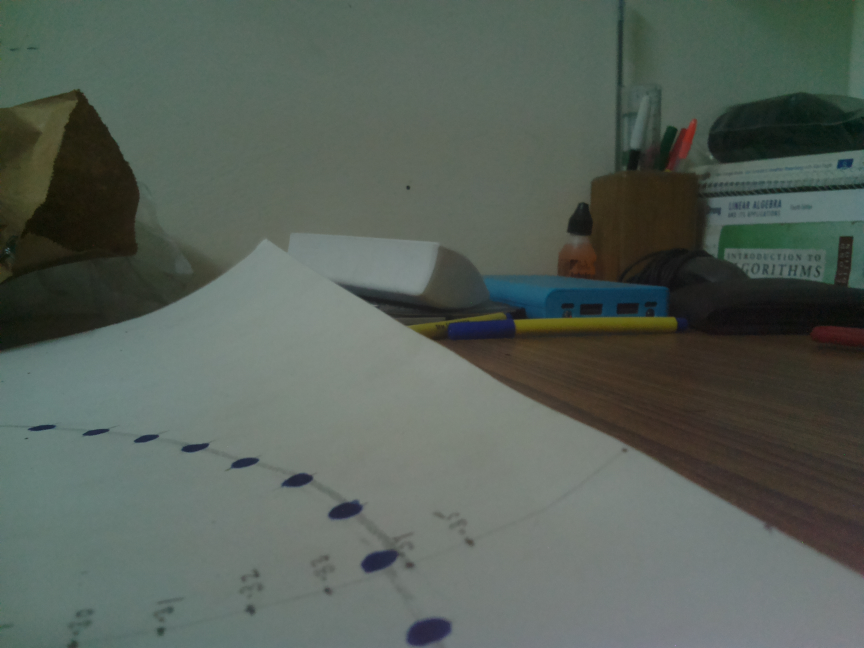
#> input picture circle1.jpg, 2592 x 1944 px (shown at 1/3 size)
$ jupyter execute working_notebook.ipynb   (shell and % lines are left out)   (older library calls are emulated)
#> lines starting #> are read from the running program, lines starting #| are printed output that depends on the picture; after the words box and inside, x2 and y2 are one past the last pixel; in counts of white or black regions, pixels touching at a corner belong together
[cell 1]
import cv2
import time
import numpy as np
import matplotlib.pyplot as plt

    # Helper functions for color space change
def bgr_to_rgb(self,image):
    return cv2.cvtColor(image, cv2.COLOR_BGR2RGB)
def rgb_to_gray(self,image):
    return cv2.cvtColor(image,cv2.COLOR_RGB2GRAY)
def rgb_to_hls(self,image):
    return cv2.cvtColor(image,cv2.COLOR_RGB2HLS)
def rgb_to_hsv(self,image):
    return cv2.cvtColor(image,cv2.COLOR_RGB2HSV)

    # Helper function to perform perspective transform
# [49 lines left out: functions perspective_transform, show_image, findCentroids, run, not called in this run]

[cell 2]
im_name = 'circle1.jpg'
image = cv2.resize(cv2.cvtColor(cv2.imread(im_name), cv2.COLOR_BGR2RGB), (800,400))
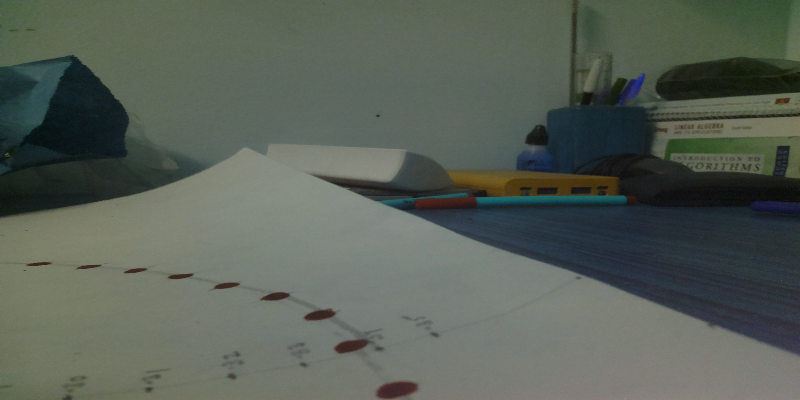
#> image: shape (400, 800, 3); mean B, G, R 86.8, 96.2, 88.3

src = np.float32([[250,400],[250,270],[550,270],[550,400]])
dst = np.float32([[250,400],[250,0],[550,0],[550,400]])

M = cv2.getPerspectiveTransform(src, dst)
Minv = cv2.getPerspectiveTransform(dst, src)
img_size = (image.shape[1], image.shape[0])
#> img_size = (800, 400)
rgb_warped = cv2.warpPerspective(image, M, img_size, flags = cv2.INTER_LINEAR)
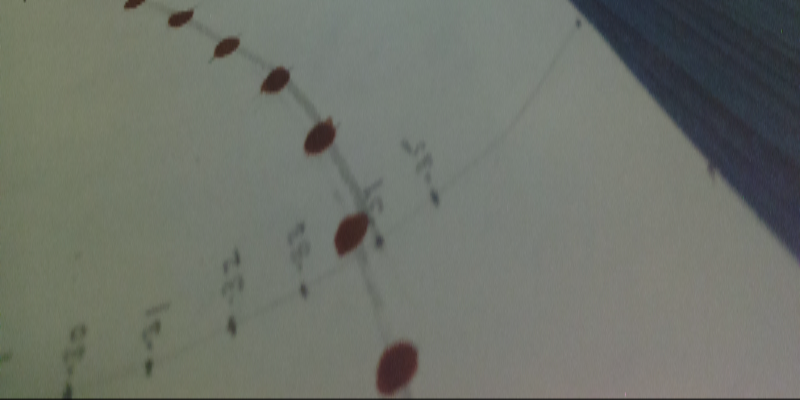
#> rgb_warped: shape (400, 800, 3); mean B, G, R 105.7, 114.1, 110.1

[cell 3]
rgb_warped_hsv = cv2.cvtColor(rgb_warped, cv2.COLOR_RGB2HSV)
#> rgb_warped_hsv: shape (400, 800, 3); mean H, S, V 70.7, 28.1, 115.6
blurred = cv2.GaussianBlur(rgb_warped_hsv, (3,3), 0)
#> blurred: shape (400, 800, 3); mean H, S, V 70.7, 28.2, 115.7
rgb_h = blurred[:,:,0]
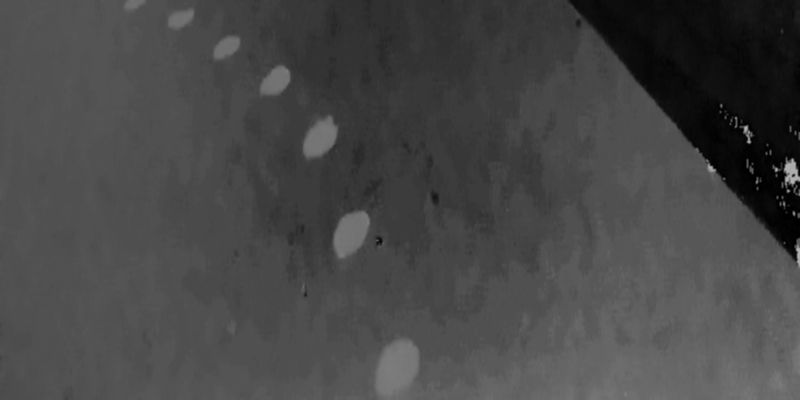
#> rgb_h: shape (400, 800); min 0, max 178, mean 70.7
rgb_s = blurred[:,:,1]
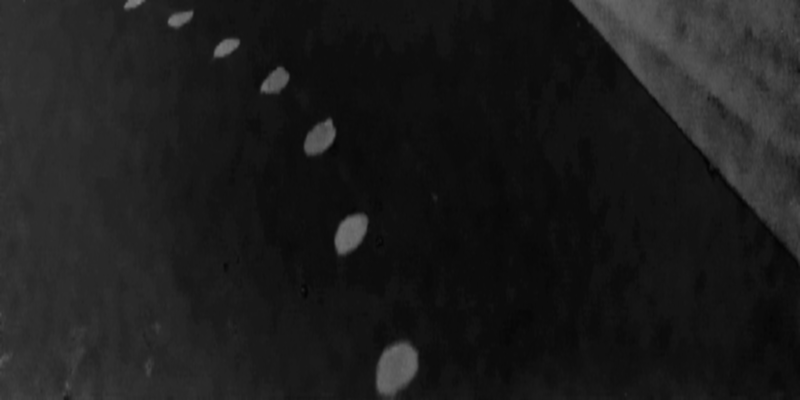
#> rgb_s: shape (400, 800); min 4, max 131, mean 28.2
_, binary_thresh_s = cv2.threshold(rgb_h, 80, 90, cv2.THRESH_BINARY)
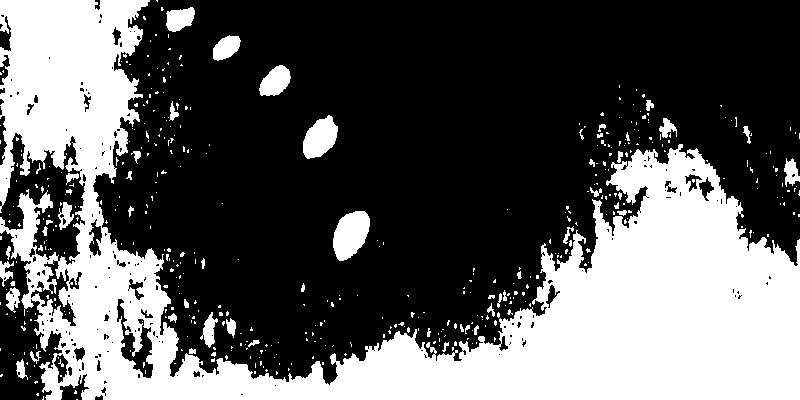
#> binary_thresh_s: shape (400, 800); values 0 (black) and 90 (white), 35.7% white; 467 white regions (412 under 20 px), largest, box (x1, y1, x2, y2) and area: (0, 0, 800, 400) 105136, (333, 211, 370, 261) 1318, (303, 115, 338, 159) 1027
_, binary_thresh_h = cv2.threshold(rgb_h, 100, 255, cv2.THRESH_BINARY)
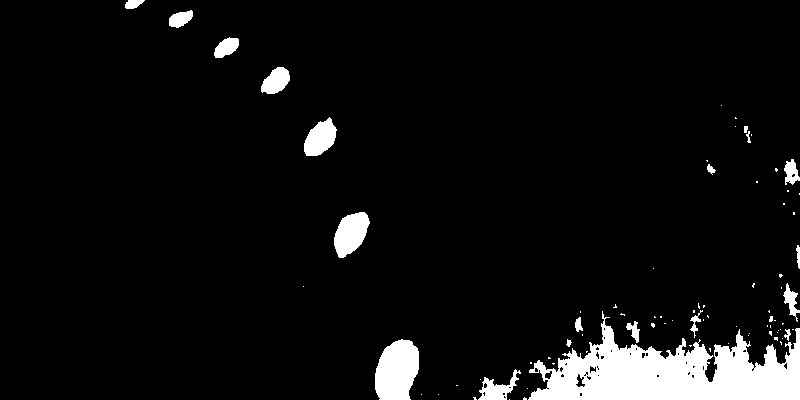
#> binary_thresh_h: shape (400, 800); 6.2% white; 82 white regions (61 under 20 px), largest, box (x1, y1, x2, y2) and area: (528, 311, 800, 400) 12613, (375, 339, 419, 400) 2132, (334, 212, 370, 258) 1107
new = cv2.bitwise_and(binary_thresh_s, binary_thresh_h)
kernel = np.ones((5,5), np.uint8)
new_dilate = cv2.dilate(new, kernel, iterations=2)
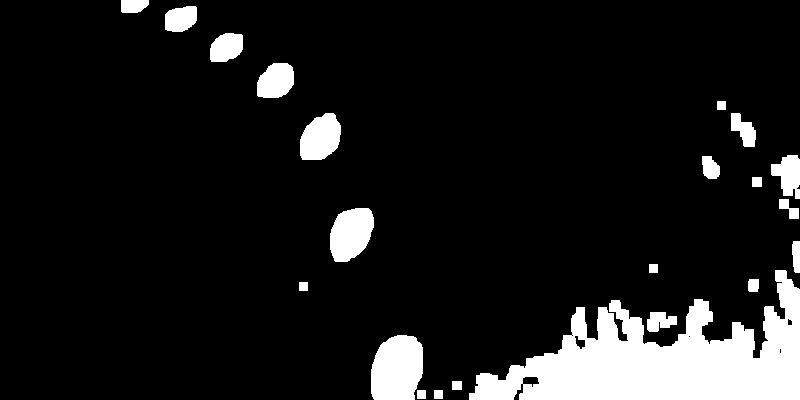
#> new_dilate: shape (400, 800); values 0 (black) and 90 (white), 10.6% white; 22 white regions

[cell 4]
(_,cnts,_)= cv2.findContours(new_dilate.copy(), cv2.RETR_LIST, cv2.CHAIN_APPROX_SIMPLE)
#> cnts = 28 contours, 3 with area under 20; largest, box (x1, y1, x2, y2) and area: (469, 270, 800, 400) 20990, (371, 335, 423, 400) 2793, (330, 208, 374, 262) 1752, (300, 113, 341, 160) 1414, (257, 63, 294, 98) 995

[cell 5]
for i in range(len(cnts)):
    (x,y),radius = cv2.minEnclosingCircle(cnts[i])
    center = (int(x),int(y))
    radius = int(radius)
    cv2.circle(rgb_warped,center,radius,(0,255,0),2)
#> this loop made 28 passes
#> (x, y, radius, center) on passes 3, 4, 5, 7, 9, 10, 11, 13, 16, 17, 18, 19: (456.5, 385, 6, (456, 385)), (530.5, 380.5, 8, (530, 380)), (780, 350.5, 2, (780, 350)), (578.7, 341.7, 7, (578, 341)), (394.5, 368, 37, (394, 368)), (789.5, 321.5, 3, (789, 321)), (661.5, 322.5, 15, (661, 322)), (753.5, 285, 7, (753, 285)), (796, 256.5, 15, (796, 256)), (351.5, 234.5, 31, (351, 234)), (788.5, 208.5, 13, (788, 208)), (756.5, 181.5, 6, (756, 181))
#> (x, y, radius) on passes 1, 2, 6, 8, 12, 14: (438, 394, 5), (421, 394, 5), (689, 336, 1), (572, 335, 1), (303, 286, 5), (634, 344, 173)
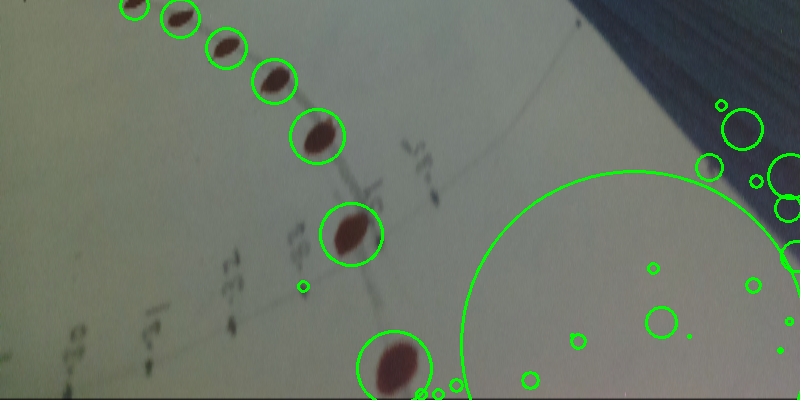
#> rgb_warped: shape (400, 800, 3); 2.26% of pixels changed, all inside (x1, y1, x2, y2) = (119, 0, 800, 400)

[cell 6]
plt.imshow(rgb_warped)

[cell 7]
centroids = []

for i in range(len(cnts)):
    M=cv2.moments(cnts[i])
    cx = int(M['m10']/M['m00'])
    cy = int(M['m01']/M['m00'])
    l=[cx,cy]
    centroids.append(l)
#> this loop made 28 passes
#> (cx, cy) on passes 1 to 12: (438, 394), (421, 394), (456, 385), (530, 380), (780, 350), (689, 336), (579, 342), (572, 335), (396, 368), (789, 321), (659, 320), (303, 286)
#> after the loop, centroids = 28 pairs, first value 133 to 795, second value 5 to 394

[cell 8]
len(cnts)
#> Out = 28

[cell 9]
centroids[1][1]
#> Out = 394

[cell 10]
centroids
#> Out has the same summary as centroids
